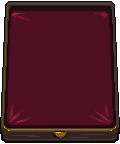

Generate this figure with Python:
"""A velvet-lined tray. Lay an 88x112 starter box at (16, 13)."""
from pathlib import Path

from PIL import Image, ImageDraw


def draw_tray():
    image = Image.new("RGBA", (120, 144))
    d = ImageDraw.Draw(image)
    ink, wood, grain = "#0e0b0a", "#2e2320", "#43342e"
    tarnish, bronze, brass, gold = "#3d2a10", "#6b4a1a", "#9c7028", "#e8c260"
    well, velvet, nap, edge = "#2a0910", "#4e1020", "#7a1a2c", "#a82a38"

    # walnut front apron and polished top rim
    d.polygon([(8, 1), (111, 1), (114, 4), (119, 129), (118, 139),
               (114, 142), (5, 142), (1, 139), (0, 129), (5, 4)], fill=ink)
    d.polygon([(2, 127), (117, 127), (116, 138), (113, 140),
               (6, 140), (3, 138)], fill=wood)
    d.line([(4, 137), (7, 139), (112, 139), (115, 137)], fill=grain)
    for x, y, width in [(11, 135, 23), (28, 136, 11), (81, 134, 22), (70, 137, 18)]:
        d.line([(x, y), (x + width, y)], fill=grain)
    d.polygon([(8, 2), (111, 2), (113, 4), (118, 127), (115, 131),
               (4, 131), (1, 128), (6, 5)], fill=grain)
    d.line([(2, 128), (6, 130), (114, 130), (117, 127)], fill=bronze)
    d.line([(5, 129), (114, 129)], fill=brass)
    d.line([(2, 126), (7, 5), (9, 3), (110, 3)], fill=bronze)
    d.line([(8, 5), (110, 5), (112, 7)], fill=tarnish)

    # the inner wall falls into shadow behind the padded lining
    d.polygon([(11, 6), (109, 6), (111, 9), (115, 125), (112, 127),
               (7, 127), (4, 124), (9, 9)], fill=ink)
    d.polygon([(12, 7), (108, 7), (110, 9), (114, 124), (112, 126),
               (8, 126), (5, 123), (10, 10)], fill=well)
    d.polygon([(14, 11), (105, 11), (108, 14), (112, 121), (109, 124),
               (10, 124), (7, 120), (11, 15)], fill=velvet)

    # small gathers in the pile follow each corner of the fitted lining
    for points in [
        [(11, 14), (14, 12), (24, 13), (17, 14), (15, 17)],
        [(15, 16), (21, 16), (30, 20), (21, 18)],
        [(107, 14), (103, 12), (94, 13), (100, 14), (104, 17)],
        [(9, 118), (10, 112), (12, 105), (12, 114)],
        [(10, 122), (12, 117), (22, 110), (16, 117)],
        [(14, 123), (19, 120), (31, 117), (23, 121)],
        [(110, 121), (103, 118), (95, 111), (101, 114)],
        [(109, 122), (100, 121), (90, 116), (99, 119)],
        [(108, 116), (105, 112), (105, 105), (107, 110)],
    ]:
        d.polygon(points, fill=nap)
    for points in [
        [(12, 14), (15, 13), (19, 13)],
        [(10, 121), (12, 118), (15, 116)],
        [(17, 122), (22, 120)],
        [(103, 117), (107, 120)],
    ]:
        d.line(points, fill=edge)

    # two brass corner shoes and a small shell escutcheon on the front lip
    for right in (False, True):
        def points(coords):
            return [(119 - x if right else x, y) for x, y in coords]

        d.polygon(points([(2, 126), (3, 124), (5, 127), (11, 130),
                          (10, 133), (5, 133), (2, 130)]), fill=tarnish)
        d.line(points([(3, 125), (5, 128), (10, 130)]), fill=brass)
        d.point(points([(4, 127), (8, 130)]), fill=gold)
    d.polygon([(52, 132), (55, 131), (64, 131), (67, 132), (65, 136),
               (62, 137), (60, 139), (57, 137), (54, 136)], fill=ink)
    d.polygon([(53, 132), (66, 132), (64, 135), (60, 138), (56, 135)], fill=bronze)
    for dx in (-5, -2, 2, 5):
        d.line([(60 + dx, 132), (60 + dx // 2, 135)], fill=brass)
    d.line([(56, 132), (60, 132)], fill=gold)
    return image


if __name__ == "__main__":
    draw_tray().save(Path(__file__).with_suffix(".png"))
